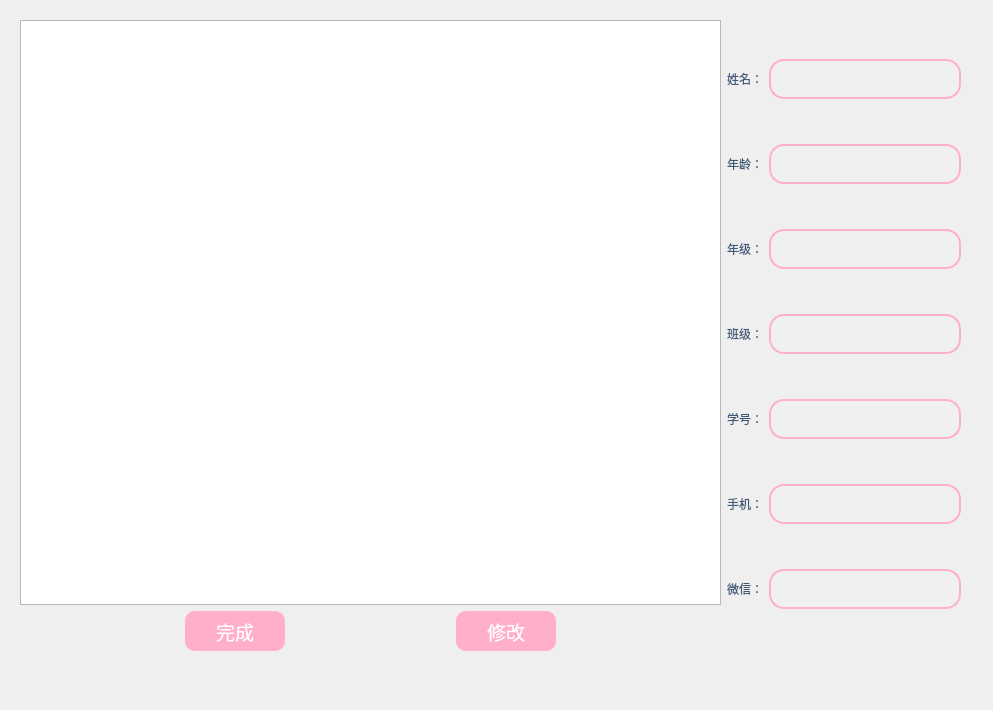
<?xml version="1.0" encoding="UTF-8"?>
<ui version="4.0">
 <class>modifyingStudent</class>
 <widget class="QWidget" name="modifyingStudent">
  <property name="geometry">
   <rect>
    <x>0</x>
    <y>0</y>
    <width>993</width>
    <height>710</height>
   </rect>
  </property>
  <property name="windowTitle">
   <string>修改学生</string>
  </property>
  <property name="windowIcon">
   <iconset resource="res.qrc">
    <normaloff>:/Icon/modification.svg</normaloff>:/Icon/modification.svg</iconset>
  </property>
  <widget class="QWidget" name="layoutWidget">
   <property name="geometry">
    <rect>
     <x>20</x>
     <y>20</y>
     <width>941</width>
     <height>631</height>
    </rect>
   </property>
   <layout class="QHBoxLayout" name="horizontalLayout_9" stretch="3,1">
    <item>
     <layout class="QVBoxLayout" name="verticalLayout">
      <item>
       <widget class="QTableWidget" name="tableWidget"/>
      </item>
      <item>
       <layout class="QHBoxLayout" name="horizontalLayout">
        <item>
         <widget class="QPushButton" name="btn_WanCheng">
          <property name="minimumSize">
           <size>
            <width>90</width>
            <height>30</height>
           </size>
          </property>
          <property name="maximumSize">
           <size>
            <width>100</width>
            <height>40</height>
           </size>
          </property>
          <property name="font">
           <font>
            <family>AcadEref</family>
            <pointsize>-1</pointsize>
           </font>
          </property>
          <property name="styleSheet">
           <string notr="true">QPushButton {
    background-color: rgb(255, 175, 204); /* 背景色 */
    color: white; /* 文字颜色 */
    font-size: 19px; /* 文字大小 */
    border: none; /* 去掉边框 */
    width: 100px; /* 固定宽度 */
    height: 40px; /* 固定高度 */
    border-radius: 10px; /* 圆角 */
}

QPushButton:hover {
    background-color: rgb(251, 111, 146); /* 鼠标悬停颜色变亮 */
}

QPushButton:pressed {
    background-color: rgb(255, 0, 110); /* 按下时颜色变暗 */
    transform: scale(0.95); /* 点击时缩小效果 */
}</string>
          </property>
          <property name="text">
           <string>完成</string>
          </property>
         </widget>
        </item>
        <item>
         <widget class="QPushButton" name="btn_XiuGai">
          <property name="minimumSize">
           <size>
            <width>90</width>
            <height>30</height>
           </size>
          </property>
          <property name="maximumSize">
           <size>
            <width>100</width>
            <height>40</height>
           </size>
          </property>
          <property name="font">
           <font>
            <family>AcadEref</family>
            <pointsize>-1</pointsize>
           </font>
          </property>
          <property name="styleSheet">
           <string notr="true">QPushButton {
    background-color: rgb(255, 175, 204); /* 背景色 */
    color: white; /* 文字颜色 */
    font-size: 19px; /* 文字大小 */
    border: none; /* 去掉边框 */
    width: 100px; /* 固定宽度 */
    height: 40px; /* 固定高度 */
    border-radius: 10px; /* 圆角 */
}

QPushButton:hover {
    background-color: rgb(251, 111, 146); /* 鼠标悬停颜色变亮 */
}

QPushButton:pressed {
    background-color: rgb(255, 0, 110); /* 按下时颜色变暗 */
    transform: scale(0.95); /* 点击时缩小效果 */
}</string>
          </property>
          <property name="text">
           <string>修改</string>
          </property>
         </widget>
        </item>
       </layout>
      </item>
     </layout>
    </item>
    <item>
     <layout class="QVBoxLayout" name="verticalLayout_2">
      <item>
       <layout class="QHBoxLayout" name="horizontalLayout_2">
        <item>
         <widget class="QLabel" name="label_name">
          <property name="styleSheet">
           <string notr="true">color: rgb(65, 90, 119);
font: 12pt &quot;黑体&quot;;</string>
          </property>
          <property name="text">
           <string>姓名：</string>
          </property>
         </widget>
        </item>
        <item>
         <widget class="QLineEdit" name="lineEdit_name">
          <property name="styleSheet">
           <string notr="true">QLineEdit {
    border: 2px solid rgb(255, 175, 204); /* 边框颜色 */
    border-radius: 15px; /* 设置圆角 */
    padding: 8px; /* 内边距 */
    font-size: 15px; /* 字体大小 */
    background-color: rgb(240, 240, 240); /* 背景颜色 */
}</string>
          </property>
         </widget>
        </item>
       </layout>
      </item>
      <item>
       <layout class="QHBoxLayout" name="horizontalLayout_3">
        <item>
         <widget class="QLabel" name="label_age">
          <property name="styleSheet">
           <string notr="true">color: rgb(65, 90, 119);
font: 12pt &quot;黑体&quot;;</string>
          </property>
          <property name="text">
           <string>年龄：</string>
          </property>
         </widget>
        </item>
        <item>
         <widget class="QLineEdit" name="lineEdit_age">
          <property name="styleSheet">
           <string notr="true">QLineEdit {
    border: 2px solid rgb(255, 175, 204); /* 边框颜色 */
    border-radius: 15px; /* 设置圆角 */
    padding: 8px; /* 内边距 */
    font-size: 15px; /* 字体大小 */
    background-color: rgb(240, 240, 240); /* 背景颜色 */
}</string>
          </property>
         </widget>
        </item>
       </layout>
      </item>
      <item>
       <layout class="QHBoxLayout" name="horizontalLayout_4">
        <item>
         <widget class="QLabel" name="label_grade">
          <property name="styleSheet">
           <string notr="true">color: rgb(65, 90, 119);
font: 12pt &quot;黑体&quot;;</string>
          </property>
          <property name="text">
           <string>年级：</string>
          </property>
         </widget>
        </item>
        <item>
         <widget class="QLineEdit" name="lineEdit_grade">
          <property name="styleSheet">
           <string notr="true">QLineEdit {
    border: 2px solid rgb(255, 175, 204); /* 边框颜色 */
    border-radius: 15px; /* 设置圆角 */
    padding: 8px; /* 内边距 */
    font-size: 15px; /* 字体大小 */
    background-color: rgb(240, 240, 240); /* 背景颜色 */
}</string>
          </property>
         </widget>
        </item>
       </layout>
      </item>
      <item>
       <layout class="QHBoxLayout" name="horizontalLayout_5">
        <item>
         <widget class="QLabel" name="label_class">
          <property name="styleSheet">
           <string notr="true">color: rgb(65, 90, 119);
font: 12pt &quot;黑体&quot;;</string>
          </property>
          <property name="text">
           <string>班级：</string>
          </property>
         </widget>
        </item>
        <item>
         <widget class="QLineEdit" name="lineEdit_class">
          <property name="styleSheet">
           <string notr="true">QLineEdit {
    border: 2px solid rgb(255, 175, 204); /* 边框颜色 */
    border-radius: 15px; /* 设置圆角 */
    padding: 8px; /* 内边距 */
    font-size: 15px; /* 字体大小 */
    background-color: rgb(240, 240, 240); /* 背景颜色 */
}</string>
          </property>
         </widget>
        </item>
       </layout>
      </item>
      <item>
       <layout class="QHBoxLayout" name="horizontalLayout_6">
        <item>
         <widget class="QLabel" name="label_sudentID">
          <property name="styleSheet">
           <string notr="true">color: rgb(65, 90, 119);
font: 12pt &quot;黑体&quot;;</string>
          </property>
          <property name="text">
           <string>学号：</string>
          </property>
         </widget>
        </item>
        <item>
         <widget class="QLineEdit" name="lineEdit_studentID">
          <property name="styleSheet">
           <string notr="true">QLineEdit {
    border: 2px solid rgb(255, 175, 204); /* 边框颜色 */
    border-radius: 15px; /* 设置圆角 */
    padding: 8px; /* 内边距 */
    font-size: 15px; /* 字体大小 */
    background-color: rgb(240, 240, 240); /* 背景颜色 */
}</string>
          </property>
         </widget>
        </item>
       </layout>
      </item>
      <item>
       <layout class="QHBoxLayout" name="horizontalLayout_7">
        <item>
         <widget class="QLabel" name="label_phone">
          <property name="styleSheet">
           <string notr="true">color: rgb(65, 90, 119);
font: 12pt &quot;黑体&quot;;</string>
          </property>
          <property name="text">
           <string>手机：</string>
          </property>
         </widget>
        </item>
        <item>
         <widget class="QLineEdit" name="lineEdit_phone">
          <property name="styleSheet">
           <string notr="true">QLineEdit {
    border: 2px solid rgb(255, 175, 204); /* 边框颜色 */
    border-radius: 15px; /* 设置圆角 */
    padding: 8px; /* 内边距 */
    font-size: 15px; /* 字体大小 */
    background-color: rgb(240, 240, 240); /* 背景颜色 */
}</string>
          </property>
         </widget>
        </item>
       </layout>
      </item>
      <item>
       <layout class="QHBoxLayout" name="horizontalLayout_8">
        <item>
         <widget class="QLabel" name="label_wechat">
          <property name="styleSheet">
           <string notr="true">color: rgb(65, 90, 119);
font: 12pt &quot;黑体&quot;;</string>
          </property>
          <property name="text">
           <string>微信：</string>
          </property>
         </widget>
        </item>
        <item>
         <widget class="QLineEdit" name="lineEdit_wechat">
          <property name="styleSheet">
           <string notr="true">QLineEdit {
    border: 2px solid rgb(255, 175, 204); /* 边框颜色 */
    border-radius: 15px; /* 设置圆角 */
    padding: 8px; /* 内边距 */
    font-size: 15px; /* 字体大小 */
    background-color: rgb(240, 240, 240); /* 背景颜色 */
}</string>
          </property>
         </widget>
        </item>
       </layout>
      </item>
     </layout>
    </item>
   </layout>
  </widget>
 </widget>
 <resources>
  <include location="res.qrc"/>
 </resources>
 <connections/>
</ui>
